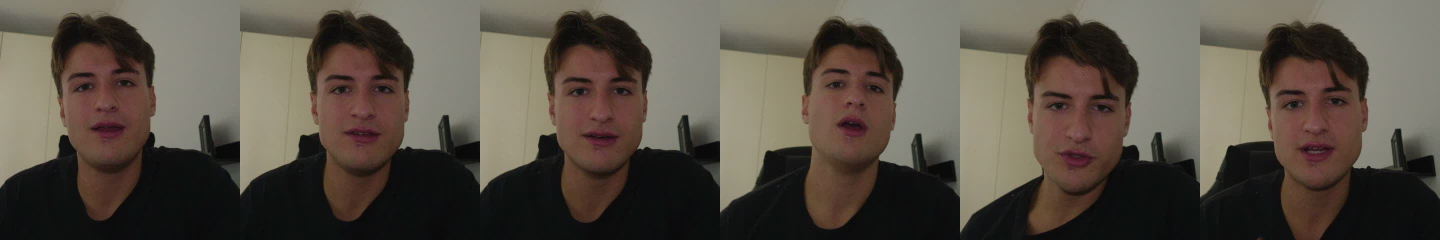
#> input picture personale/youtube/miniatura/v2-candidati/r1.jpg, 2880 x 480 px, found by its file name (shown at 1/2 size)
$ python compare.py --ref r1.jpg r2.jpg --images original.jpg graded.jpg
#> lines starting #> are read from the running program, lines starting #| are printed output that depends on the picture
### .claude/skills/color-grade/scripts/cg_core.py
"""Core color grading engine.

Pipeline (mirrors how a colorist works):
  1. balance   - neutralize the source's own color cast
  2. tone      - match the reference's black level, contrast and highlight roll-off (luma curve)
  3. color     - match the color of shadows, mids and highlights separately (zone MKL transfer in Lab)
  4. palette   - hue-specific matching (sliced optimal transport on a color sample set)
  5. recipe    - hand-built look operations (hue curves, split tone, mono, bleach, technicolor, ...)
  6. masks     - skin protection, sky secondary, selective color
  7. finish    - haze, halation, bloom, vignette, grain

Steps 1-5 are per-pixel, so they can also be exported as a .cube LUT (used for video).
Steps 6-7 are spatial and only exist in the full render.
Needs only numpy and opencv-python-headless.
"""
import math
import numpy as np
import cv2

# ---------------------------------------------------------------- io / color

def load(path, max_side=None):
    im = cv2.imread(str(path), cv2.IMREAD_COLOR)
    if im is None:
        raise SystemExit(f"cannot read image: {path}")
    if max_side and max(im.shape[:2]) > max_side:
        s = max_side / max(im.shape[:2])
        im = cv2.resize(im, None, fx=s, fy=s, interpolation=cv2.INTER_AREA)
    return cv2.cvtColor(im, cv2.COLOR_BGR2RGB).astype(np.float32) / 255.0

def save(path, rgb, quality=95):
    out = (np.clip(rgb, 0, 1) * 255 + 0.5).astype(np.uint8)
    cv2.imwrite(str(path), cv2.cvtColor(out, cv2.COLOR_RGB2BGR), [cv2.IMWRITE_JPEG_QUALITY, quality])

def to_lab(rgb):
    return cv2.cvtColor(np.clip(rgb, 0, 1).astype(np.float32), cv2.COLOR_RGB2Lab)

def to_rgb(lab):
    return np.clip(cv2.cvtColor(lab.astype(np.float32), cv2.COLOR_Lab2RGB), 0, 1)

def lab_px(rgb_px_):
    """Nx3 rgb -> Nx3 lab"""
    return to_lab(rgb_px_.reshape(-1, 1, 3)).reshape(-1, 3)

def rgb_px(lab_px_):
    return to_rgb(lab_px_.reshape(-1, 1, 3)).reshape(-1, 3)

def smoothstep(e0, e1, x):
    t = np.clip((x - e0) / (e1 - e0), 0, 1)
    return t * t * (3 - 2 * t)

def luma(rgb):
    return rgb[..., 0] * 0.2126 + rgb[..., 1] * 0.7152 + rgb[..., 2] * 0.0722

# ---------------------------------------------------------------- analysis

PCTS = [0.5, 2, 5, 10, 25, 50, 75, 90, 95, 98, 99.5]

def trim_bars(rgb):
    """Remove letterbox / pillarbox bars."""
    L = luma(rgb)
    rows = np.where((L > 0.025).mean(1) > 0.05)[0]
    cols = np.where((L > 0.025).mean(0) > 0.05)[0]
    if len(rows) < 10 or len(cols) < 10:
        return rgb
    return rgb[rows[0]:rows[-1] + 1, cols[0]:cols[-1] + 1]

def zone_weights(L):
    s = np.clip((48 - L) / 33, 0, 1)
    h = np.clip((L - 52) / 33, 0, 1)
    m = np.clip(1 - s - h, 0, 1)
    return s, m, h

def image_lab_sample(images, per_image=40000, seed=0):
    rng = np.random.default_rng(seed)
    labs = []
    for im in images:
        im = trim_bars(im)
        s = 360 / max(im.shape[:2])
        if s < 1:
            im = cv2.resize(im, None, fx=s, fy=s, interpolation=cv2.INTER_AREA)
        lab = to_lab(im).reshape(-1, 3)
        k = min(len(lab), per_image)
        labs.append(lab[rng.choice(len(lab), k, replace=False)])
    per = min(len(x) for x in labs)
    return np.concatenate([x[rng.choice(len(x), per, replace=False)] for x in labs])

def analyze(images, n_samples=1500, seed=0):
    """Look statistics from one or more images (rgb float arrays). Each image counts equally."""
    return stats_from_lab(image_lab_sample(images, seed=seed), n_samples, np.random.default_rng(seed))

def stats_from_lab(lab, n_samples=1500, rng=None):
    rng = rng or np.random.default_rng(0)
    L, ab = lab[:, 0], lab[:, 1:]
    zones = []
    for w in zone_weights(L):
        ws = w.sum()
        if ws < 50:
            zones.append(None)
            continue
        mu = (ab * w[:, None]).sum(0) / ws
        d = ab - mu
        cov = (d * w[:, None]).T @ d / ws
        zones.append({"w": float(ws / len(L)), "mean": np.round(mu, 3).tolist(), "cov": np.round(cov, 3).tolist()})
    for i in range(3):
        if zones[i] is None:
            nb = [z for z in (zones[1], zones[0], zones[2]) if z is not None][0]
            zones[i] = dict(nb, w=0.0)
    C = np.hypot(ab[:, 0], ab[:, 1])
    idx = rng.choice(len(lab), min(n_samples, len(lab)), replace=False)
    return {
        "lum_pct": np.round(np.percentile(L, PCTS), 3).tolist(),
        "zones": zones,
        "chroma": [round(float(C.mean()), 3), round(float(np.percentile(C, 90)), 3)],
        "samples": np.round(lab[idx], 1).tolist(),
    }

# [51 lines left out: functions merge_stats, _sqrtm, mkl, tone_table, not called in this run]

def apply_table(L, table):
    return np.interp(L, np.linspace(0, 100, len(table)), table)

class SlicedOT:
    """Iterative distribution transfer (Pitie et al.) fitted on samples, replayable on any points."""
    # [36 lines left out: functions __init__, _map, __call__, not called in this run]

# ---------------------------------------------------------------- default parameters

DEFAULTS = {
    "balance": 0.6,       # remove source color cast (0-1)
    "tone": 0.65,         # luma curve match strength
    "color": 0.85,        # zone color match strength
    "palette": 0.35,      # hue-specific match strength
    "palette_L": 0.0,     # let the palette step move luminance too
    "strength": 1.0,      # global mix of the whole per-pixel grade
    "skin": 0.55,         # skin protection (0 = off)
    "skin_follow": 0.35,  # how much of the look skin still takes when protected
    "sat": 1.0,           # saturation multiplier after matching
    "skin_lum": 0.0,      # keep faces bright in dark looks (0-1)
    # guard rails: keep grades tasteful on any source
    "match_exposure": 0.5,  # pull the graded mid brightness back toward the source's (0 = off)
    "sat_limit": 1.6,       # max mean saturation as a multiple of the source's (0 = off)
    "chroma_knee": 50.0,    # soft roll-off for very saturated colors, Lab chroma (0 = off)
    "max_cast": 20.0,       # max overall color shift in Lab a*/b* units (0 = off)
}

# ---------------------------------------------------------------- the grade

class Grade:
    # [34 lines left out: function __init__, not called in this run]

    def _balance(self, lab):
        lab[:, 1:] -= self.cast * self.p["balance"]
        return lab

    # [123 lines left out: functions _zone, _palette, _core, _fit_guard, _guard, pixel and 4 more, not called in this run]

# ---------------------------------------------------------------- masks

_FACE = None

# [75 lines left out: functions faces, skin_mask, protect_skin, sky_mask, _lch, not called in this run]

def _from_lch(L, C, H):
    r = np.radians(H)
    return rgb_px(np.stack([L, C * np.cos(r), C * np.sin(r)], 1).astype(np.float32))

# [83 lines left out: functions op_hue_curves, op_split_tone, op_curve, op_saturation, op_mono, op_bleach and 2 more, not called in this run]

def op_mix(rgb, op):
    """Channel mixer: {matrix: 3x3, rows = output r,g,b}"""
    return np.clip(rgb @ np.array(op["matrix"], float).T, 0, 1)

# [6 lines left out: function op_gamma, not called in this run]

PIXEL_OPS = {"hue_curves": op_hue_curves, "split_tone": op_split_tone, "curve": op_curve,
             "saturation": op_saturation, "mono": op_mono, "bleach": op_bleach,
             "technicolor": op_technicolor, "day_for_night": op_day_for_night, "mix": op_mix,
             "gamma": op_gamma}

# ---------------------------------------------------------------- spatial ops (full render only)

def _blur(img, frac):
    h, w = img.shape[:2]
    return cv2.GaussianBlur(img, (0, 0), max(1.0, max(h, w) * frac))

# [35 lines left out: functions sp_mono, sp_sky, sp_haze, sp_bloom, sp_halation, not called in this run]

def sp_soften(rgb, op, ctx):
    """Gentle lens softness. {amount, radius}"""
    return rgb + op.get("amount", 0.3) * (_blur(rgb, op.get("radius", 0.0015)) - rgb)

def sp_sharpen(rgb, op, ctx):
    return rgb + op.get("amount", 0.4) * (rgb - _blur(rgb, op.get("radius", 0.0012)))

# [23 lines left out: functions sp_vignette, sp_grain, not called in this run]

SPATIAL_OPS = {"mono": sp_mono, "sky": sp_sky, "haze": sp_haze, "bloom": sp_bloom,
               "halation": sp_halation, "soften": sp_soften, "sharpen": sp_sharpen,
               "vignette": sp_vignette, "grain": sp_grain}
SPATIAL_ORDER = ["mono", "sky", "haze", "bloom", "halation", "soften", "sharpen", "vignette", "grain"]

### .claude/skills/color-grade/scripts/compare.py
#!/usr/bin/env python3
"""Self-check: how close is a grade to its references, measured the way a colorist reads scopes.

  python compare.py --ref r1.jpg r2.jpg --images original.jpg graded.jpg
  python compare.py --look the-matrix --images original.jpg graded.jpg

Prints black level / mid / white (L*), color cast per zone (a* = green-/red+, b* = blue-/yellow+),
saturation, and a distance to the reference (lower is closer).
"""
import argparse, json, sys
from pathlib import Path
import numpy as np

sys.path.insert(0, str(Path(__file__).parent))
import cg_core as cg
from grade import load_looks, find_look

def summary(st):
    p = st["lum_pct"]
    z = st["zones"]
    return {"black": p[1], "mid": p[5], "white": p[9],
            "shadow_ab": z[0]["mean"], "mid_ab": z[1]["mean"], "high_ab": z[2]["mean"],
            "chroma": st["chroma"][0]}

def distance(a, b):
    d = abs(a["black"] - b["black"]) * 0.6 + abs(a["mid"] - b["mid"]) * 0.4 + abs(a["white"] - b["white"]) * 0.4
    for k in ("shadow_ab", "mid_ab", "high_ab"):
        d += float(np.hypot(*(np.array(a[k]) - np.array(b[k]))))
    return round(d + abs(a["chroma"] - b["chroma"]) * 0.5, 1)

def fmt(name, s, ref=None):
    ab = lambda v: f"{v[0]:+5.1f},{v[1]:+5.1f}"
    line = (f"{name[:22]:22s} black {s['black']:5.1f}  mid {s['mid']:5.1f}  white {s['white']:5.1f}  "
            f"shadows {ab(s['shadow_ab'])}  mids {ab(s['mid_ab'])}  highs {ab(s['high_ab'])}  sat {s['chroma']:5.1f}")
    return line + (f"   distance {distance(s, ref)}" if ref else "")

def main():
    ap = argparse.ArgumentParser()
    ap.add_argument("--ref", nargs="+")
    ap.add_argument("--look")
    ap.add_argument("--images", nargs="+", required=True)
    a = ap.parse_args()
    if a.look:
        looks, stats = load_looks()
        ref = summary(stats[find_look(a.look, looks)])
    else:
        ref = summary(cg.analyze([cg.load(p, 1200) for p in a.ref]))
#> in load, im is the input picture: shape (480, 2880, 3); mean B, G, R 69.9, 80.4, 88.3
#> in load, `im = cv2.resize(im, None, fx=s, fy=s, interpolation=cv2.INTER_AREA)`:
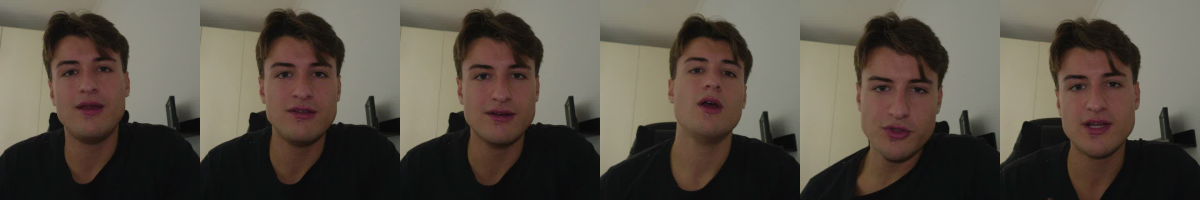
#> im: shape (200, 1200, 3); mean B, G, R 69.9, 80.4, 88.3
#> in load, `return cv2.cvtColor(im, cv2.COLOR_BGR2RGB).astype(np.float32) / 255.0`:
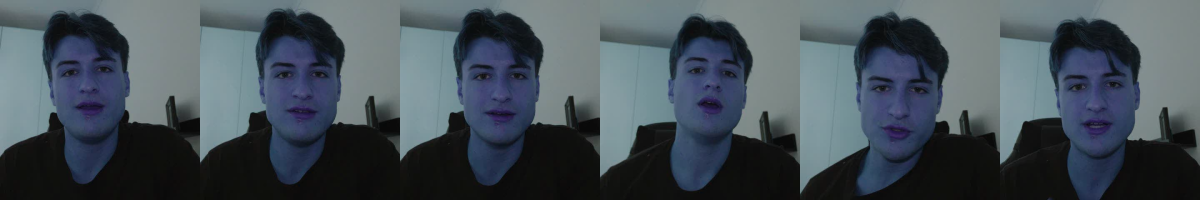
#> returned value: shape (200, 1200, 3) float32; mean of channels 0, 1, 2 0.347, 0.316, 0.274; drawn as B, G, R
#> call 2 of load, with path = 'r2.jpg', max_side = 1200
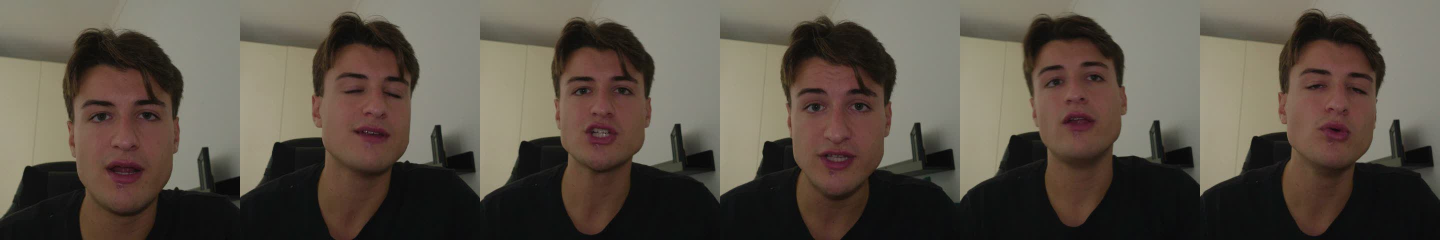
#> input picture personale/youtube/miniatura/v2-candidati/r2.jpg, 2880 x 480 px, found by its file name (shown at 1/2 size)
#> in load, im is the input picture: shape (480, 2880, 3); mean B, G, R 70.7, 81.5, 90.4
#> in load (call 2), `im = cv2.resize(im, None, fx=s, fy=s, interpolation=cv2.INTER_AREA)`:
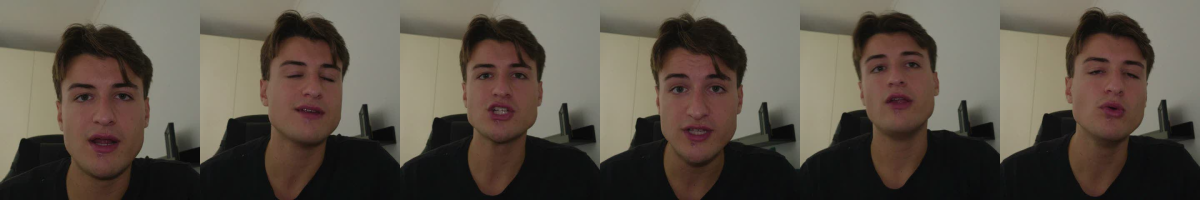
#> im: shape (200, 1200, 3); mean B, G, R 70.7, 81.5, 90.4
#> in load (call 2), `return cv2.cvtColor(im, cv2.COLOR_BGR2RGB).astype(np.float32) / 255.0`:
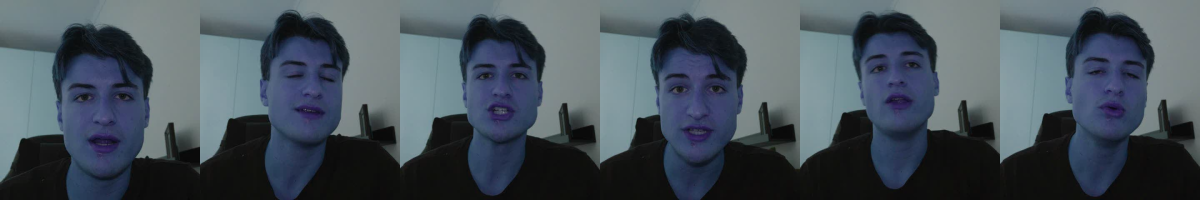
#> returned value: shape (200, 1200, 3) float32; mean of channels 0, 1, 2 0.355, 0.32, 0.277; drawn as B, G, R
#> the loop in image_lab_sample, `for im in images:` made 2 passes
#> (s, k) on passes 1 to 2: (0.3, 21600), (0.3, 21600)
#> pass 1, in trim_bars, `L = luma(rgb)`:
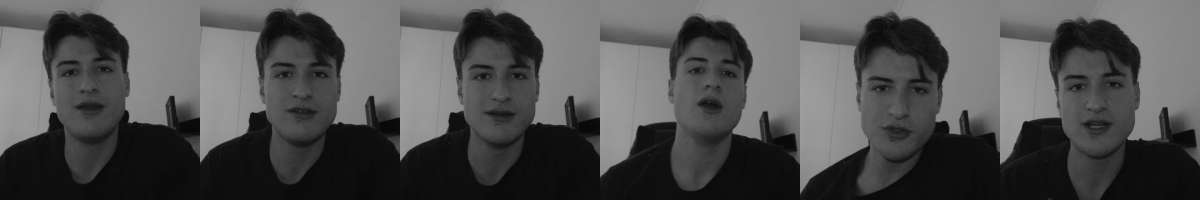
#> L: shape (200, 1200) float32; min 0.0275, max 0.634, mean 0.319
#> pass 2, in trim_bars (call 2), `L = luma(rgb)`:
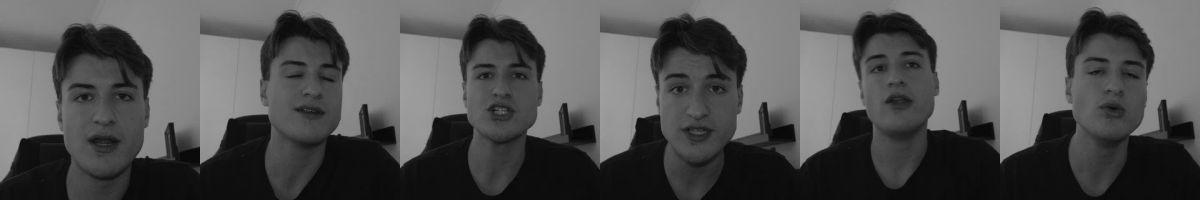
#> L: shape (200, 1200) float32; min 0.026, max 0.625, mean 0.324
#> after the loop in image_lab_sample, `for im in images:`: labs = 2 items
#> in image_lab_sample, `per = min(len(x) for x in labs)`: per = 21600
#> in stats_from_lab, `L, ab = lab[:, 0], lab[:, 1:]`: ab = 43200 pairs, first value -7.23 to 28.66, second value -2.77 to 20.95
#> the loop in stats_from_lab, `for w in zone_weights(L):` made 3 passes
#> (ws, mu, cov) on passes 1 to 3: (19957.1, [3.12, 4.47], [[32.96, 23.53], [23.53, 29.64]]), (20099, [1.11, 9.91], [[35.91, 8.4], [8.4, 15.38]]), (3143.8, [-2, 10.67], [[0.361, -0.229], [-0.229, 16.03]])
#> after the loop in stats_from_lab, `for w in zone_weights(L):`: zones = 3 items
#> in stats_from_lab, `idx = rng.choice(len(lab), min(n_samples, len(lab)), replace=False)`: idx = 1500 values, max 43123 at index 1054, min 12 at index 960, mean 22289
#> in summary, `p = st["lum_pct"]`: p = [3.1, 3.42, 3.73, 4.05, 7.68, 34.02, 56.62, 60.44, 62.72, 63.89, 64.79]
#> in summary, `z = st["zones"]`: z = 3 items
#> ref = {'black': 3.42, 'mid': 34.02, 'white': 63.89, 'shadow_ab': [3.12, 4.47], 'mid_ab': [1.11, 9.91], 'high_ab': [-2, 10.67], 'chroma': 8.91}
    print(fmt("REFERENCE", ref))
#| REFERENCE              black   3.4  mid  34.0  white  63.9  shadows  +3.1, +4.5  mids  +1.1, +9.9  highs  -2.0,+10.7  sat   8.9
    for p in a.images:
        print(fmt(Path(p).name, summary(cg.analyze([cg.load(p, 1200)])), ref))

if __name__ == "__main__":
#> (the run stopped early here; a loop or call above may not have finished)
